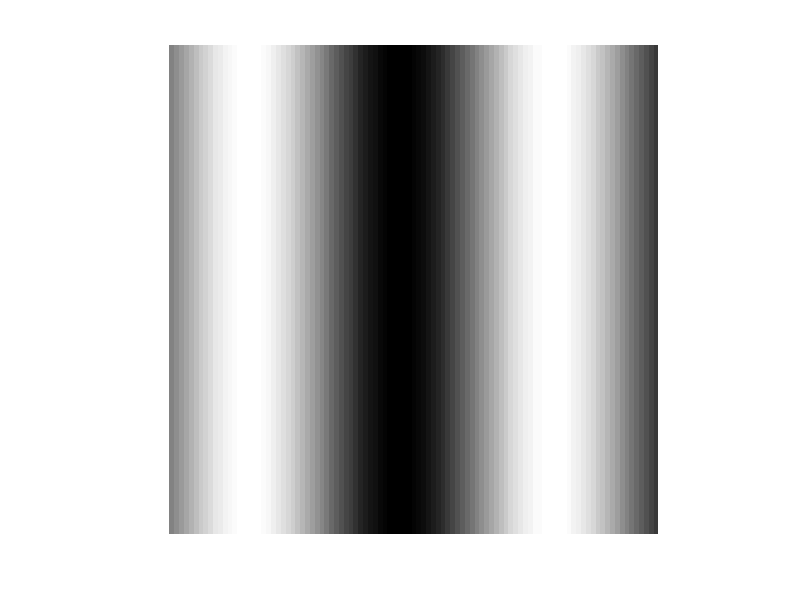
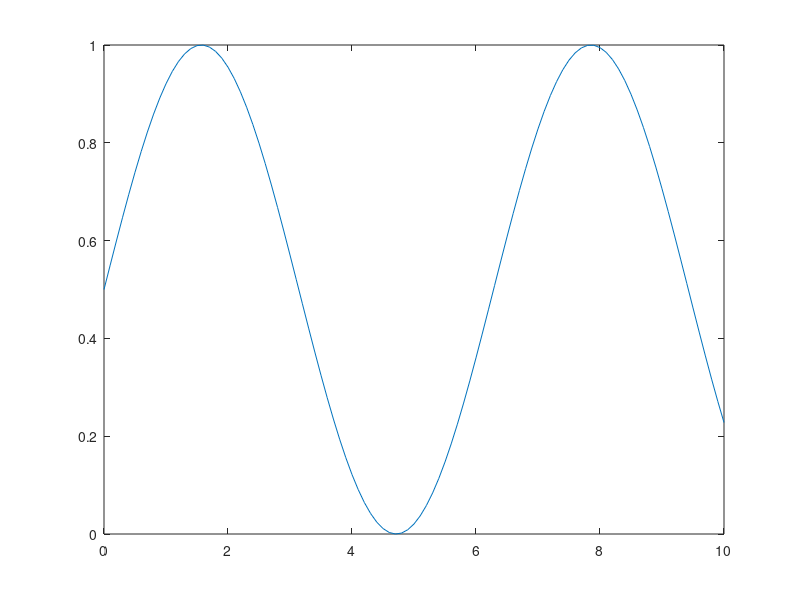

MATLAB code to generate these figures, in order:
%gratingcreator-M.U.C.

x=0:.1:10;
a=1; %%%number of harmonics for the first cycle. keep this as 1 for summations.
ysummed=sin(x*a)/a; 
noofsummations=1; %%% enter here number of summations you do. 
                  %%% keep as 1 if you only want one harmonic.

if noofsummations>1
    for i=3:2:(3+2*noofsummations)
    ysummed=ysummed+sin(x*i)/i;
    end
end

ysummed=(ysummed+1)/2;
xsummed=ysummed;
[Xsummed,Ysummed]=meshgrid(xsummed,ysummed);
imshow(Xsummed)
figure;plot(x,ysummed);
ylim([0 1])